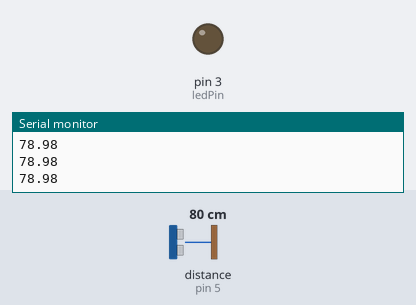
A sketch run on a simulated Arduino Uno, built with avr-gcc and run on an emulated ATmega328P. On the bench: output pins drawn as LEDs (lit = HIGH), the last lines printed to the serial monitor. Wiring (inferred from the names in the program): ultrasonic range finder: trigger pin 4; echo pin 5. Dashed ring = blinking. The test bench sets the inputs (shaded band); at power-on: distance to the obstacle (sensor on pin 5) 80 cm. The echo pulse lasts 58.3 µs per cm; pins used as bus, display or sensor lines are not drawn.

Above: at 1.2 s.
1.3 s: distance to the obstacle (sensor on pin 5) set to 17 cm
2.8 s: distance to the obstacle (sensor on pin 5) set to 13 cm
At 3.05 s:
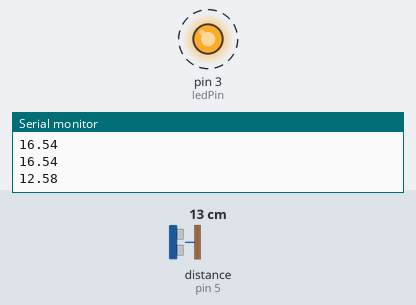
5.8 s: distance to the obstacle (sensor on pin 5) set to 18 cm
At 7.0 s:
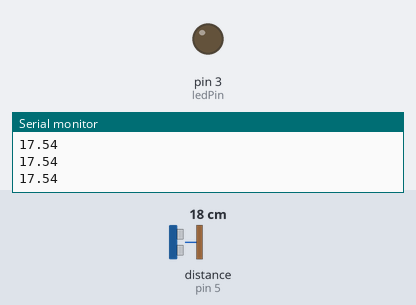
7.3 s: distance to the obstacle (sensor on pin 5) set to 12 cm
At 7.64 s:
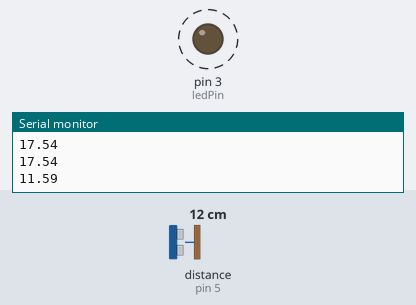
Timing chart, 0 to 11.3 s (numbered marks = the images above; inputs shaded):
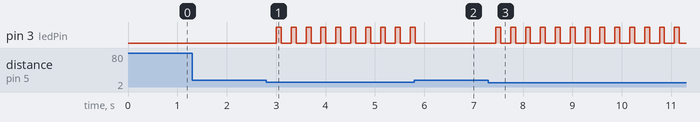

Measured:
- the behaviour switches between 16 and 15 cm on distance to the obstacle (sensor on pin 5) (found by bisection; images 0 and 1)
- after the input at 2.8 s, pin 3 (ledPin): alternates HIGH for 0.10 s and LOW for 0.20 s, starting after 0.20 s
- after the input at 5.8 s, pin 3 (ledPin): goes on until 5.8 s, then stays LOW
- after the input at 7.3 s, pin 3 (ledPin): alternates HIGH for 0.10 s and LOW for 0.20 s, starting after 0.15 s

The sketch:

Mesafe_Olcer.ino
```cpp
int ledPin=3;
int trig=4;
int echo=5;
double sure;
double toplamYol;
double aradakiMesafe;
void setup() {
  pinMode(ledPin, OUTPUT);
  pinMode(trig, OUTPUT);
  pinMode(echo, INPUT);
  Serial.begin(9600);
}

void loop() {
  digitalWrite(trig, HIGH);
  digitalWrite(trig, LOW);
   sure = pulseIn(echo, HIGH);
  toplamYol = sure*0.034;
   aradakiMesafe = toplamYol / 2;
  Serial.println(aradakiMesafe);
  delay(100);
  if(aradakiMesafe<15){
      digitalWrite(ledPin, HIGH);
      delay(100);
      digitalWrite(ledPin, LOW);
      delay(100);
      if(aradakiMesafe<10){
         digitalWrite(ledPin, HIGH);
         delay(50);
         digitalWrite(ledPin, LOW);
         delay(50);
         if(aradakiMesafe<5){
            digitalWrite(ledPin, HIGH);
            delay(1000);
         }

      }
  }
}
```
